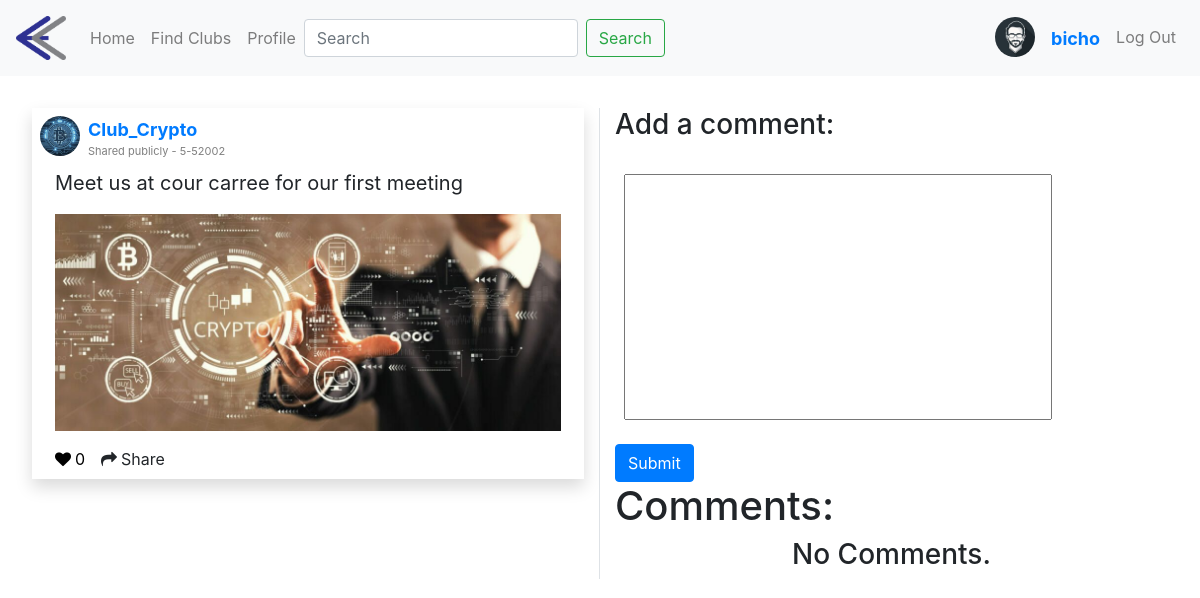
Page /post/15 (signed in) on the earlier database version.
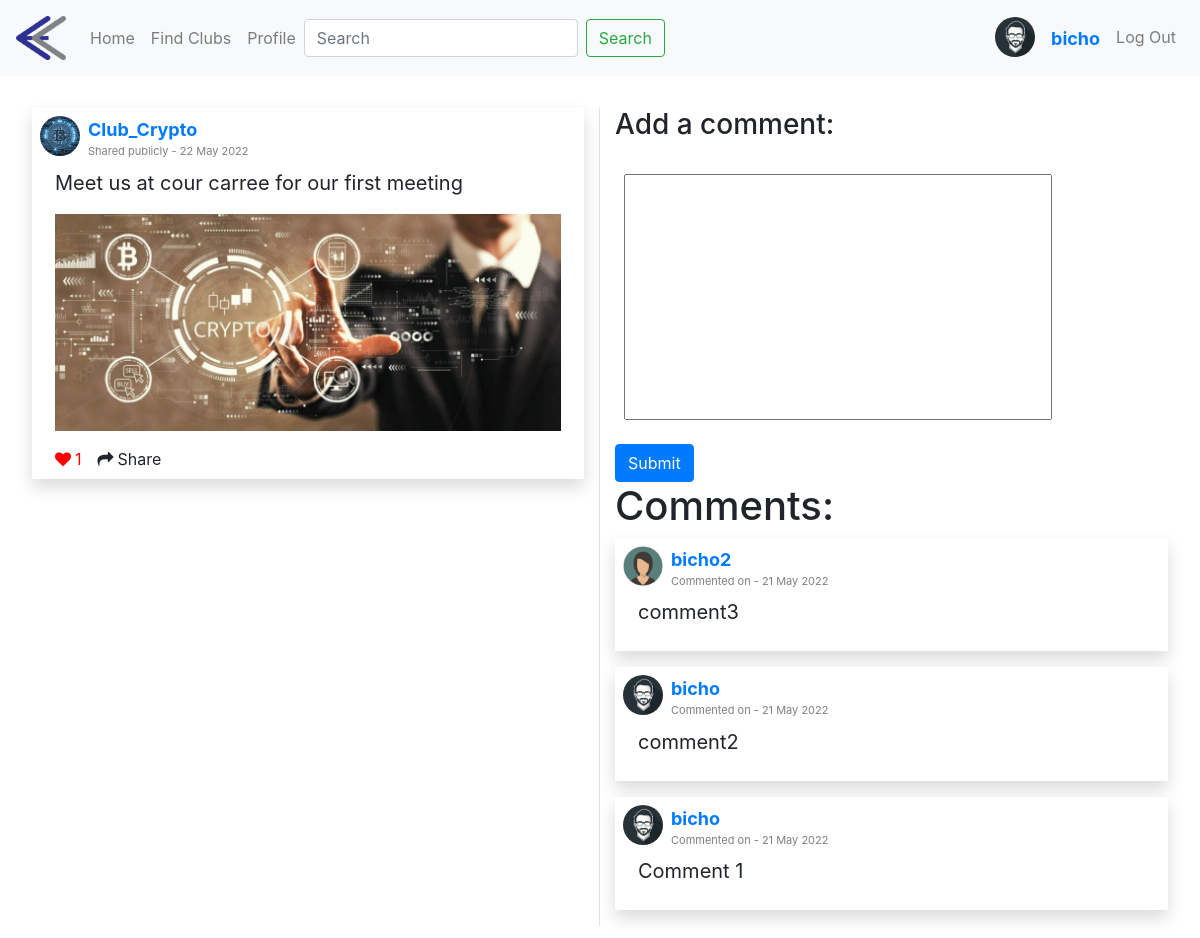
Same page on the later database version.
### ClubNetwork/models.py (models this page shows, shortened)
class User(AbstractUser):
    id = models.AutoField(primary_key=True)
    is_student = models.BooleanField(default = False)
    is_club = models.BooleanField(default = False)
    is_admin = models.BooleanField(default=False)
    following = models.ManyToManyField("self",related_name="followers",blank=True,symmetrical=False)
    profile_pic = models.ImageField(blank = True, upload_to = "profile/")

class Post(models.Model):
    id = models.AutoField(primary_key=True)
    content = models.TextField()
    image = models.ImageField(blank = True, upload_to = "images/")
    date = models.CharField(max_length=64)
    liked_by = models.ManyToManyField(User,related_name="likes",blank=True)
    user = models.ForeignKey(User,on_delete=models.CASCADE,related_name="posts")

class Comment(models.Model):
    id = models.AutoField(primary_key=True)
    parent_post = models.ForeignKey(Post,on_delete=models.CASCADE, related_name="comments")
    content = models.TextField()
    date = models.CharField(max_length=64)
    user = models.ForeignKey(User,on_delete=models.CASCADE,related_name="comments")

### ClubNetwork/views.py (the view)
# urls.py: path("post/<int:id>",views.post, name="post")
@login_required
def post(request,id):
    try:
        post = Post.objects.get(pk=id)
    except:
        return HttpResponse(status = 404)
    if request.method == "POST":
        content = request.POST["content"].strip()
        date = datetime.now().strftime("%d %B %Y")
        if len(content) == 0:
            return HttpResponseRedirect(reverse("post",kwargs = {"id" : post.id}))
        Comment(parent_post = post, content = content, date = date, user = request.user).save()
        return HttpResponseRedirect(reverse("post",kwargs = {"id" : post.id}))
    else:
        return render(request,"ClubNetwork/post.html",{
            "post": post,
            "comments":post.comments.all()
        })

### ClubNetwork/templates/ClubNetwork/post.html (shortened to what this page needs)
{% extends "ClubNetwork/layout.html" %}
{% load static %}
{% block extrahead %}
<link href="{% static 'ClubNetwork/post.css' %}" rel="stylesheet">
{% endblock %}
{% block body %}
<div class="row">
    <div class="col-md-6 border-right">
        <div class="d-flex justify-content-center row padding">
            <div class="col-md-12">
                <div class="d-flex flex-column comment-section shadow">
                    <div class="bg-white p-2">
                        <div class="d-flex flex-row user-info"><div><img class="rounded-circle" src="{% if post.user.profile_pic %}{{post.user.profile_pic.url}}{% else %}https://img.icons8.com/ios/480/000000/groups.png{% endif%}" width="40" height="40"></div>
                            <div class="d-flex flex-column justify-content-start ml-2"><span class="d-block font-weight-bold name fs-14"><a href ="{% url 'profile' post.user.id %}" class = "highlight">{{post.user}}</a></span><span class="date text-black-50">Shared publicly - {{post.date}}</span></div>
                        </div>
                        <div class="mt-2 container">
                            <p class="comment-text">{{post.content}}</p>
                            {% if post.image %}
                            <img class="image" src = "{{post.image.url}}">
                            {% endif %}
                        </div>
                    </div>
                    <div class="bg-white">
                        <div class="d-flex flex-row fs-12 container">
                            <div data-postid = "{{ post.id }}" class="like p-2 cursor1" {% if user in post.liked_by.all %} style="color:  red" {% else %} style="color: black" {% endif %}><i class="fa fa-heart"></i><span class="ml-1">{{post.liked_by.all |length}}</span></div>
                            <div class="p-2 cursor3"><i class="fa fa-share"></i><span class="ml-1">Share</span></div>
                        </div>
                    </div>
                </div>
            </div>
        </div>
    </div>
    <div class="col-md-6">
        <h3>Add a comment:</h1>
        <form action="{% url 'post' post.id %}" autocomplete="off" method="POST">
            <div class="d-flex justify-content-left p-4 row padding">
                <textarea rows="10" name="content"></textarea>
            </div>
            <input type = "submit" class="btn btn-primary">
        </form>
        <h1>Comments:</h1>
        {% for comment in comments reversed%}
        <div class="d-flex justify-content-center row padding">
            <div class="col-md-12">
                <div class="d-flex flex-column comment-section shadow">
                    <div class="bg-white p-2">
                        <div class="d-flex flex-row user-info"><div><img class="rounded-circle" src="{% if comment.user.profile_pic %}{{ comment.user.profile_pic.url }}{% else %}{% if comment.user.is_club %}https://img.icons8.com/ios/480/000000/groups.png {% elif comment.user.is_student %} https://img.icons8.com/ios-filled/500/000000/user-male-circle.png {% endif %}{%endif%}" width="40" height="40"></div>
                            <div class="d-flex flex-column justify-content-start ml-2"><span class="d-block font-weight-bold name fs-14"><a href ="{% url 'profile' comment.user.id %}" class = "highlight">{{comment.user}}</a></span><span class="date text-black-50">Commented on - {{comment.date}}</span></div>
                        </div>
                        <div class="mt-2 container">
                            <p class="comment-text">{{comment.content}}</p>
                        </div>
                    </div>
                </div>
            </div>
        </div>
        {% empty %}
            <h3 class="no-comment">No Comments.</h3>
        {% endfor %}
    </div>
</div>
{% endblock %}

### ClubNetwork/templates/ClubNetwork/layout.html (shortened to what this page needs)
{% load static %}
<!DOCTYPE html>
<html lang="en">
    <head>
        <link rel="stylesheet" href="https://maxcdn.bootstrapcdn.com/font-awesome/4.4.0/css/font-awesome.min.css">
        <link rel="stylesheet" href="https://stackpath.bootstrapcdn.com/bootstrap/4.4.1/css/bootstrap.min.css">
        <link href="{% static 'ClubNetwork/styles.css' %}" rel="stylesheet">
        {% block extrahead %}{% endblock %}
    </head>
    <body>
        <nav class="navbar navbar-expand-lg navbar-light bg-light">
            <a class="navbar-brand" href="{% url 'index' %}"><img id="logo" src = "{% static 'ClubNetwork/logo3.png' %}" width="50" height="50"></a>
            <div>
              <ul class="navbar-nav mr-auto">
                    {% if user.is_authenticated %}
                    <li class="nav-item">
                        <a class="nav-link" href="{% url 'index' %}">Home</a>
                    </li>
                    <li class="nav-item">
                        <a class="nav-link" href="{% url 'find' %}">Find Clubs</a>
                    </li>
                    {% if not user.is_admin %}
                    <li class="nav-item">
                        <a class="nav-link" href="{% url 'profile' user.id %}">Profile</a>
                    </li>
                    {% endif %}
              </ul>
            </div>
            <form class="form-inline" action="{% url 'search' %}" method="GET" autocomplete="off">
                <input class="form-control mr-sm-2" type="search" placeholder="Search" name = "s" aria-label="Search">
                <button class="btn btn-outline-success my-2 my-sm-0" type="submit">Search</button>
            </form>
            <container class="navbar-nav ml-auto justify-content-center" >
                <div><img class="rounded-circle" src="{% if user.profile_pic %}{{ user.profile_pic.url }}{% else %}{% if user.is_club %}https://img.icons8.com/ios/480/000000/groups.png {% elif user.is_student %} https://img.icons8.com/ios-filled/500/000000/user-male-circle.png {% endif %}{%endif%}" width="40" height="40"></div>
                <div class="nav-link d-flex flex-column ml-2"><span class="d-block font-weight-bold name fs-14"><a href ="{% url 'profile' user.id %}" class = "highlight">{{user.username}}</a></span></div>
                <a class="nav-link " href="{% url 'logout' %}">Log Out</a>
            </container>
                    {% endif %}
        </nav>
        <div class="body">
            {% block body %}
            {% endblock %}
        </div>
    </body>
</html>

### ClubNetwork/static/ClubNetwork/styles.css (style rules this page uses)
.body { margin: 2em; }
img { object-fit: cover; }
#logo { object-fit:contain; }
.fs-14 { font-size: 18px; }

### ClubNetwork/static/ClubNetwork/post.css (style rules this page uses)
.date { font-size: 11px }
.comment-text { font-size: 20px; white-space: pre-wrap; }
.fs-12 { font-size: 16px }
.fs-14 { font-size: 18px; }
.name { color: #007bff }
textarea { resize: none; width: 80%; }
.padding { padding-bottom: 1em; }
.image { width: 100%; }

Differences in the rows shown:
changed Post "Meet us at cour carree for our first meeting": date "5-52002" → "22 May 2022"; liked_by.all|length "0" → "1"
added Comment: user.profile_pic (picture), user "bicho2", date "21 May 2022", content "comment3"
added Comment: user.profile_pic (picture), user "bicho", date "21 May 2022", content "comment2"
added Comment: user.profile_pic (picture), user "bicho", date "21 May 2022", content "Comment 1"
Other differences:
text no longer shown: "No Comments."
